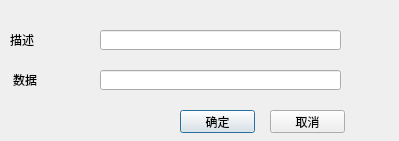
<?xml version="1.0" encoding="UTF-8"?>
<ui version="4.0">
 <class>AddNodeDlg</class>
 <widget class="QDialog" name="AddNodeDlg">
  <property name="geometry">
   <rect>
    <x>0</x>
    <y>0</y>
    <width>399</width>
    <height>141</height>
   </rect>
  </property>
  <property name="windowTitle">
   <string>Dialog</string>
  </property>
  <widget class="QLineEdit" name="DescLineEdit">
   <property name="geometry">
    <rect>
     <x>100</x>
     <y>30</y>
     <width>241</width>
     <height>20</height>
    </rect>
   </property>
  </widget>
  <widget class="QLineEdit" name="DataLineEdit">
   <property name="geometry">
    <rect>
     <x>100</x>
     <y>70</y>
     <width>241</width>
     <height>20</height>
    </rect>
   </property>
  </widget>
  <widget class="QLabel" name="DescLabel">
   <property name="geometry">
    <rect>
     <x>10</x>
     <y>30</y>
     <width>81</width>
     <height>20</height>
    </rect>
   </property>
   <property name="text">
    <string>描述</string>
   </property>
  </widget>
  <widget class="QLabel" name="DataLabel">
   <property name="geometry">
    <rect>
     <x>13</x>
     <y>70</y>
     <width>81</width>
     <height>20</height>
    </rect>
   </property>
   <property name="text">
    <string>数据</string>
   </property>
  </widget>
  <widget class="QPushButton" name="OkPushButton">
   <property name="geometry">
    <rect>
     <x>180</x>
     <y>110</y>
     <width>75</width>
     <height>23</height>
    </rect>
   </property>
   <property name="text">
    <string>确定</string>
   </property>
  </widget>
  <widget class="QPushButton" name="CancelPushButton">
   <property name="geometry">
    <rect>
     <x>270</x>
     <y>110</y>
     <width>75</width>
     <height>23</height>
    </rect>
   </property>
   <property name="text">
    <string>取消</string>
   </property>
  </widget>
 </widget>
 <resources/>
 <connections/>
</ui>
